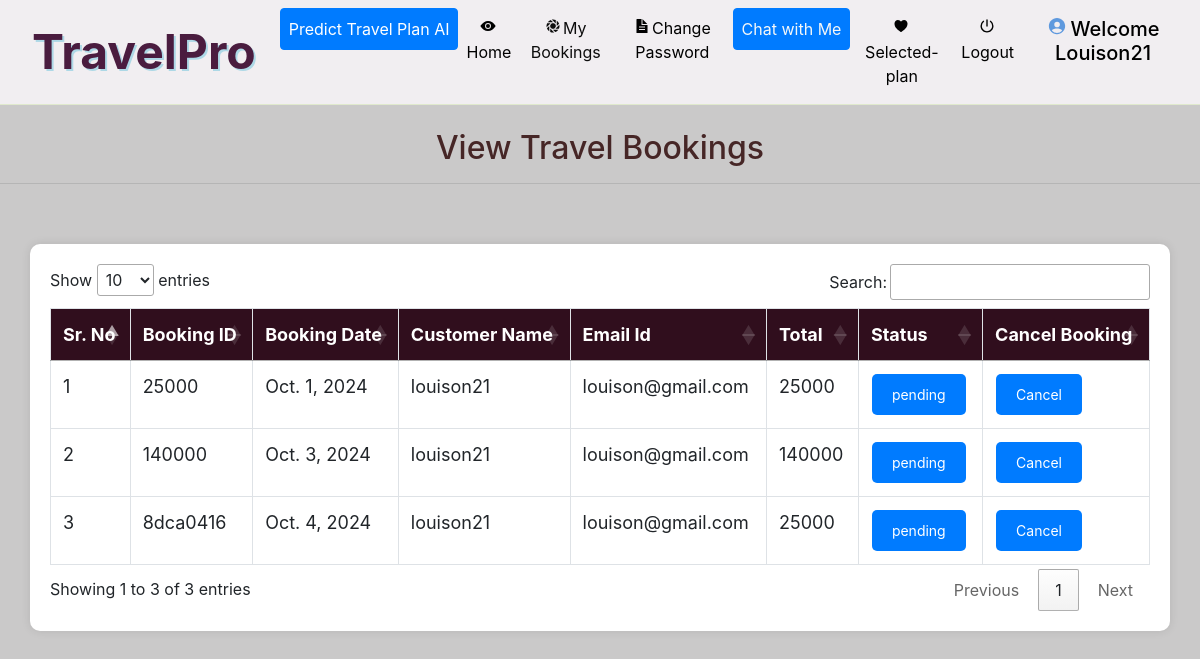
Page /admin_viewBooking (signed in) on the committed database.
### grocery/models.py (models this page shows, shortened)
class Booking(models.Model):
    status = models.ForeignKey(Status, on_delete=models.CASCADE, null=True)
    profile = models.ForeignKey(Profile, on_delete=models.CASCADE, null=True)
    booking_id = models.CharField(max_length=200, null=True)
    quantity = models.IntegerField(null=True)
    book_date = models.DateField(null=True)
    total = models.IntegerField(null=True)
    product = models.ForeignKey(Product, on_delete=models.CASCADE, null=True)

class Profile(models.Model):
    user = models.ForeignKey(User, on_delete=models.CASCADE, null=True)
    dob = models.DateField(null=True)
    city = models.CharField(max_length=30, null=True)
    address = models.CharField(max_length=50, null=True)
    contact = models.CharField(max_length=10, null=True)
    image = models.FileField(null=True)

class Status(models.Model):
    name = models.CharField(max_length=20, null=True)

### grocery/views.py (the view)
# urls.py: path('admin_viewBooking', Admin_View_Booking, name='admin_viewBooking'),
def Admin_View_Booking(request):
    if not request.user.is_authenticated:
        return redirect('login_admin')
    book = Booking.objects.all()
    d = {'book': book}
    return render(request, 'admin_viewBokking.html', d)

### grocery/templates/admin_viewBokking.html (shortened to what this page needs)
{% extends 'navigation.html' %}
{% block body %}
<center><h2>View Travel Bookings</h2></center>
<hr>
<div class="container">
    <table class="table table-bordered" id="myTable">
        <thead>
        <tr>
            <th>Sr. No</th>
            <th>Booking ID</th>
            <th>Booking Date</th>
            <th>Customer Name</th>
            <th>Email Id</th>
            <th>Total</th>
            <th>Status</th>
            <th>Cancel Booking</th>
        </tr>
        </thead>
        <tbody>
        {% for i in book %}
        <tr>
            <td>{{forloop.counter}}</td>
            <td>{{i.booking_id}}</td>
            <td>{{i.book_date}}</td>
            <td>{{i.profile.user.username}}</td>
            <td>{{i.profile.user.email}}</td>
            <td>{{i.total}}</td>
            <td>
                <a href="{% url 'Edit_status' i.booking_id i.id %}" class="button">
                    {% if i.status.name == 'Delivered' %}
                        Confirmed
                    {% else %}
                        {{ i.status.name }}
                    {% endif %}
                </a>
            </td>
            <td>
                <a href="{% url 'delete_admin_booking' i.booking_id i.id %}" onclick="return confirm('Are you sure?')" class="button">
                    Cancel
                </a>
            </td>
        </tr>
        {% endfor %}
        </tbody>
    </table>
</div>
{% endblock %}

### grocery/templates/navigation.html (shortened to what this page needs)
<!DOCTYPE html>
<html lang="en">
<head>
    {% load static %}
    <link rel="stylesheet" href="https://maxcdn.bootstrapcdn.com/bootstrap/4.0.0/css/bootstrap.min.css">
    <link rel="stylesheet" href="//cdn.datatables.net/1.10.19/css/jquery.dataTables.min.css">
    <link rel="stylesheet" href="https://cdnjs.cloudflare.com/ajax/libs/font-awesome/4.7.0/css/font-awesome.min.css">
</head>
<body style="background-color:rgb(202, 201, 201)">
<nav class="navbar navbar-expand-sm" style="background-color : #f1eef1 ; border-bottom:1px solid #e0e9cd">
    <a class="navbar-brand pl-3" href="#" style="color: rgb(74, 28, 63); font-weight: bold; font-size: 3rem; text-shadow: 2px 2px lightblue;">TravelPro</a>
    <div class="collapse navbar-collapse" id="collapsibleNavbar">
        <ul class="navbar-nav pl-2 text-center">
            {% if request.user.username %}
                {% if not request.user.is_staff %}
                <li class="nav-item">
                    <a class="nav-link btn btn-primary" href="https://intelligenttravelplanningsystem.streamlit.app/" style="color: rgb(255, 255, 255);" target="_blank">
                       </ion-icon> Predict Travel Plan AI
                    </a>
                </li>
                <li class="nav-item">
                    <a class="nav-link" href="{% url 'view_product' 0 %}" style="color:rgb(0, 0, 0)"><ion-icon style="margin-right:2px" name="eye"></ion-icon>Home</a>
                </li>
                <li class="nav-item">
                    <a class="nav-link" href="{% url 'view_booking' %}" style="color:rgb(13, 13, 13)"><ion-icon style="margin-right:2px" name="aperture"></ion-icon>My Bookings</a>
                </li>
                <li class="nav-item">
                    <a class="nav-link" href="{% url 'change_password' %}" style="color:rgb(1, 1, 1)"><ion-icon style="margin-right:2px" name="document-text-sharp"></ion-icon>Change Password</a>
                </li>
                {% endif %}
                {% if not request.user.is_staff %}
                    <li class="nav-item">
                        <a class="nav-link btn btn-primary" href="{% url 'chatbot' %}" style="color:rgb(244, 247, 248)">
                            </ion-icon>Chat with Me
                        </a>
                    </li>
                        <a class="nav-link" href="{% url 'cart' %}" style="color:rgb(1, 1, 1)">
                            <ion-icon style="margin-right:2px" name="heart"></ion-icon>Selected-plan
                        </a>
                {% endif %}
                <li class="nav-item">
                    <a class="nav-link" href="{% url 'logout' %}" style="color:rgb(0, 0, 0)"><ion-icon style="margin-right:1px" name="power-sharp"></ion-icon>Logout</a>
                </li>
                {% if not request.user.is_staff %}
                <li class="nav-item">
                    <a href="{% url 'profile' %}"><h5 class="nav-link" style="color:#000000 ; text-transform : capitalize"><ion-icon style="margin-right:4px;color:#5e99de" name="person-circle-sharp"></ion-icon>Welcome {{request.user.username}}</h5>
                    </a>
                </li>
                {% endif %}
            {% endif %}
        </ul>
    </div>
</nav>
{% block body %}
{% endblock %}
</body>
</html>

### grocery/templates/navigation.html (style rules this page uses)
* { box-sizing: border-box; }
#myTable { border-collapse: collapse; width: 100%; border: 1px solid #ddd; font-size: 18px; }
#myTable th { text-align: left; padding: 12px; background-color: rgb(48, 14, 29); color: white; }
#myTable td { text-align: left; padding: 12px; background-color: white; }
#myTable tr { border-bottom: 1px solid #ddd; }
.button { background-color: rgb(226, 43, 43); border: none; color: white; padding: 10px; text-align: center; text-decoration: none; display: inline-block; font-size: 14px; margin: 1px 1px; cursor: pointer; }
.navbar-brand { text-shadow: 1px 1px lightblue; }

### grocery/templates/admin_viewBokking.html (style rules this page uses)
body { background-color: #f8f9fa; }
h2 { color: rgb(70, 38, 38); margin-top: 2%; }
.container { margin-top: 5%; background-color: #ffffff; padding: 20px; border-radius: 10px; box-shadow: 0 0 10px rgba(0, 0, 0, 0.1); }
table { width: 100%; border-collapse: collapse; margin-top: 20px; }
th, td { padding: 10px; border: 1px solid #dee2e6; }
th { background-color: #dbd5d5; }
.button { background-color: #007bff; border: none; color: white; padding: 10px 20px; text-align: center; text-decoration: none; display: inline-block; border-radius: 5px; transition: background-color 0.3s; }

### rows in the picture
Booking: booking_id "25000", book_date "Oct. 1, 2024", profile.user.username "louison21", profile.user.email "louison@gmail.com", total "25000", status.name "pending"
Booking: booking_id "140000", book_date "Oct. 3, 2024", profile.user.username "louison21", profile.user.email "louison@gmail.com", total "140000", status.name "pending"
Booking: booking_id "8dca0416", book_date "Oct. 4, 2024", profile.user.username "louison21", profile.user.email "louison@gmail.com", total "25000", status.name "pending"

### other values in the picture
{{ request.user.username }} "Louison21"
